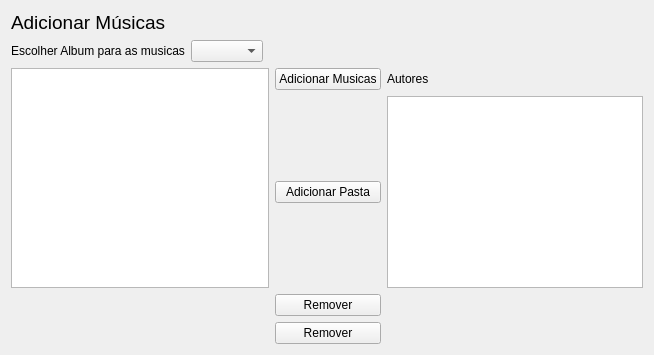
      <widget class="QWidget" name="page_add_music">
       <layout class="QGridLayout" name="gridLayout_6">
        <item row="0" column="0">
         <layout class="QGridLayout" name="gridLayout_18">
          <item row="0" column="0">
           <widget class="QLabel" name="page_add_music_label_1">
            <property name="sizePolicy">
             <sizepolicy hsizetype="Fixed" vsizetype="Fixed">
              <horstretch>0</horstretch>
              <verstretch>0</verstretch>
             </sizepolicy>
            </property>
            <property name="font">
             <font>
              <pointsize>14</pointsize>
             </font>
            </property>
            <property name="text">
             <string>Adicionar Músicas</string>
            </property>
           </widget>
          </item>
          <item row="1" column="1">
           <widget class="QComboBox" name="page_add_music_comboBox_albuns"/>
          </item>
          <item row="1" column="0">
           <widget class="QLabel" name="page_add_music_label_2">
            <property name="text">
             <string>Escolher Album para as musicas</string>
            </property>
           </widget>
          </item>
          <item row="3" column="3">
           <widget class="QPushButton" name="page_add_music_button_addFolder">
            <property name="text">
             <string>Adicionar Pasta</string>
            </property>
           </widget>
          </item>
          <item row="2" column="3">
           <widget class="QPushButton" name="page_add_music_button_addMusic">
            <property name="text">
             <string>Adicionar Musicas</string>
            </property>
           </widget>
          </item>
          <item row="2" column="4">
           <widget class="QLabel" name="page_add_music_label_3">
            <property name="text">
             <string>Autores</string>
            </property>
           </widget>
          </item>
          <item row="3" column="4">
           <widget class="QTableWidget" name="page_add_music_tableWidget_artists">
            <property name="sizePolicy">
             <sizepolicy hsizetype="Fixed" vsizetype="Expanding">
              <horstretch>0</horstretch>
              <verstretch>0</verstretch>
             </sizepolicy>
            </property>
           </widget>
          </item>
          <item row="2" column="0" rowspan="2" colspan="3">
           <widget class="QTableWidget" name="page_add_music_tableWidget_musics"/>
          </item>
          <item row="9" column="3">
           <widget class="QPushButton" name="page_add_music_button_1">
            <property name="text">
             <string>Remover</string>
            </property>
           </widget>
          </item>
          <item row="7" column="3">
           <widget class="QPushButton" name="page_add_music_button_2">
            <property name="text">
             <string>Remover</string>
            </property>
           </widget>
          </item>
         </layout>
        </item>
       </layout>
      </widget>
